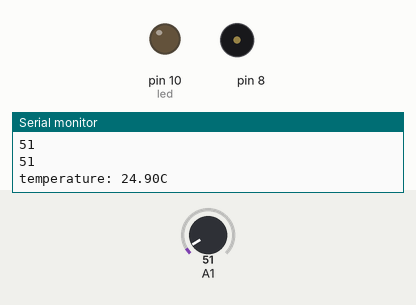
Simulated run of this sketch. Board: Arduino Uno, built with avr-gcc and run on an emulated ATmega328P. Shown: output pins drawn as LEDs (lit = HIGH), buzzer (waves = sounding), the last lines printed to the serial monitor. The inputs (shaded band) are chosen by the test bench; at power-on: A1 = 51.

Above: at 1.2 s.
1.3 s: A1 set to 62
At 4.1 s:
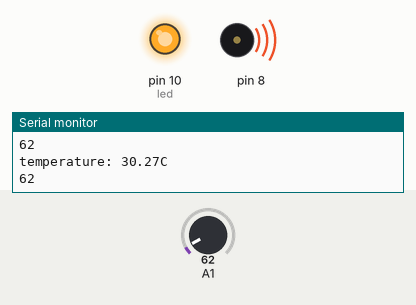
4.3 s: A1 set to 30
At 6.4 s:
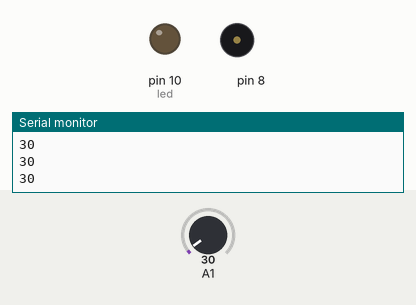
7.2 s: A1 set to 61
At 9.9 s:
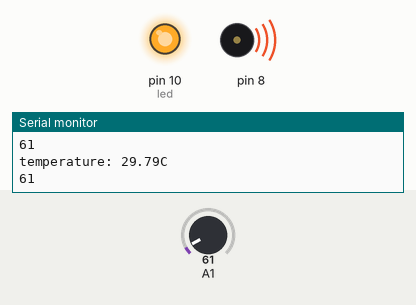
Timing chart, 0 to 11.4 s (numbered marks = the images above; inputs shaded):
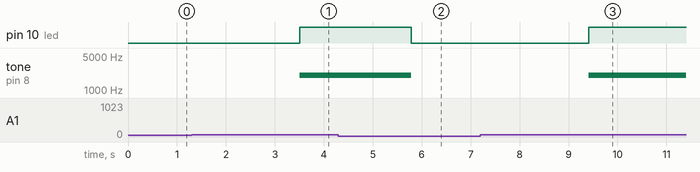

Measured:
- the behaviour switches between 55 and 56 on A1 (found by bisection; images 0 and 1)
- after the input at 1.3 s, pin 10 (led): LOW → HIGH after 2.2 s; tone on pin 8: silent → 2017 Hz after 2.2 s
- after the input at 4.3 s, pin 10 (led): HIGH → LOW after 1.5 s; tone on pin 8: 2017 Hz → silent after 1.5 s
- after the input at 7.2 s, pin 10 (led): LOW → HIGH after 2.2 s; tone on pin 8: silent → 2017 Hz after 2.2 s

The sketch:

sketch_feb01b.ino
```cpp
float sinVal;
int toneVal;
int led = 10;
int val = 0;

unsigned long tepTimer ;
void setup(){
pinMode(8, OUTPUT);
pinMode(led,OUTPUT);
Serial.begin(9600);

 // configure pin of buzzer
Serial.begin(9600);
 // configure baud rate to 9600 bps
}
void loop(){
int val;
 //save the value of LM35
double data;
val = analogRead(1);
 // save the converted value of temperature
val=analogRead(1);
 //Connect LM35 to analog pin and read
//value from it // Read voltage value ranging from 0 -1023
Serial.println(val);
 // read voltage value from serial monitor
data = (double) val * (5/10.24); //Convert the voltage value to
//temperature value
if(data>27){ //If temperature is higher than 27, the buzzer starts to
  //digitalWrite(led,HIGH);
  delay(1000);
  //digitalWrite(led,LOW);
  delay(1000);
//make sound.
for(int x=0; x<180; x++){
//Convert sin function to radian
sinVal = (sin(x*(3.1412/180)));
//Use sin function to generate frequency of sound
toneVal = 2000+(int(sinVal*1000));
//Configure the buzzer pin 8
//tone(8, toneVal);
delay(1);
}
} else {
 // If the temperature is lower than
//27, turn off the buzzer
//noTone(8);
 // Turn off the buzzer
}
if(millis() - tepTimer > 50){ // Every 500 ms, serial port outputs
  if(val<1000 && data < 27){
 // If lower than 1000, turn off LED
digitalWrite(led,LOW);
noTone(8);
}else{
 // Otherwise turn on LED
digitalWrite(led,HIGH);
tone(8,toneVal);
}
delay(10);
//temperature value.
tepTimer = millis();
Serial.print("temperature: "); // Serial port outputs temperature
Serial.print(data);
 // Serial port outputs temperature
//value
Serial.println("C");
 // Serial port output temperature
//unit
}
}
```
